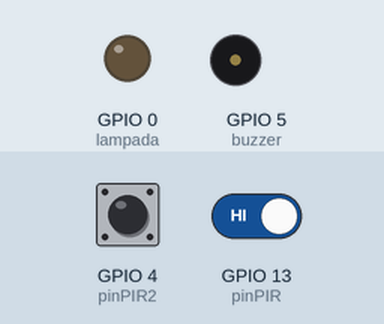
Simulated run of this program. Board: ESP8266 (NodeMCU). Shown: output pins drawn as LEDs (lit = HIGH), buzzer (waves = sounding, pin HIGH). Inputs (shaded band) come from the test bench; at power-on: GPIO 13 (pinPIR) HIGH, GPIO 4 (pinPIR2) HIGH. What the program prints to the serial monitor is not drawn.

Above: at 1.2 s.
1.3 s: GPIO 13 (pinPIR) driven LOW
At 1.8 s:
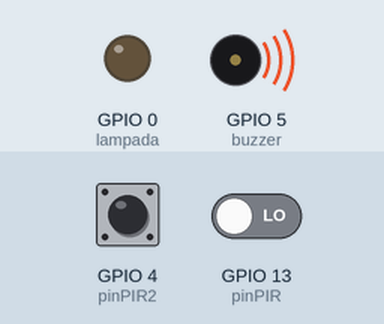
3.8 s: GPIO 4 (pinPIR2) driven LOW
At 6.2 s:
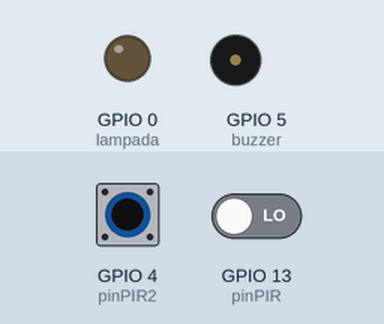
6.5 s: GPIO 4 (pinPIR2) driven HIGH
9.5 s: GPIO 4 (pinPIR2) pulsed LOW 2 times (0.12 s each, 0.3 s apart)
At 11.5 s:
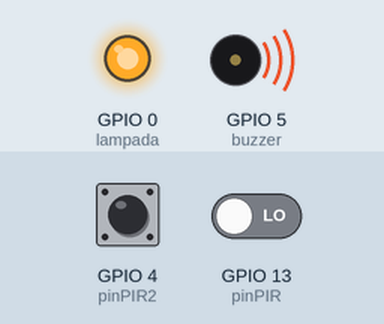
Timing chart, 0 to 13.0 s (numbered marks = the images above; inputs shaded):
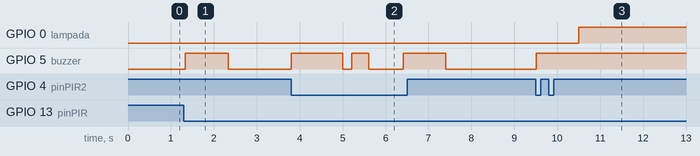

The program:

main.cpp
```cpp
#include <Arduino.h>
#define pinPIR 13
#define buzzer 5
#define pinPIR2 4
#define lampada 0

bool porta = false;
bool mesa = false;
bool controle = false;
bool controle2 = false;
int contador = 0;

void setup() {
  pinMode(buzzer, OUTPUT);
  pinMode(pinPIR, INPUT);
  pinMode(pinPIR2, INPUT);
  pinMode(lampada, OUTPUT);
  digitalWrite(lampada, LOW);
  Serial.begin(9600);
}

void loop() {
   if(controle2 == false){
      if (porta == false){
         bool valorPIR = digitalRead(pinPIR);
         Serial.println("Sensor porta");
      Serial.println(valorPIR);
         if(valorPIR == false){
            digitalWrite(buzzer, HIGH);
            delay(1000);
            digitalWrite(buzzer, LOW);
            porta = true;
         }
      }

      if(porta == true){
         Serial.println("sensor mesa");
         bool valorPIR2 = digitalRead(pinPIR2);
         if(valorPIR2 == false){
            digitalWrite(buzzer, HIGH);
            delay(1000);
            digitalWrite(buzzer, LOW);
            mesa = true;
            controle = true;
            controle2 = true;
         }
      }
   }

      if(controle == true){
         Serial.print("CONTROLE");
         bool valorPIR = digitalRead(pinPIR);
         bool valorPIR2 = digitalRead(pinPIR2);
            if(valorPIR2 == true && valorPIR == false){
            digitalWrite(buzzer, HIGH);
            digitalWrite(lampada, HIGH);
            delay(5000);
            digitalWrite(buzzer, LOW);
            digitalWrite(lampada, LOW);

            controle = false;
            mesa =false;
            porta = false;
            controle2 = false;
            contador = 0;
            }
            if(valorPIR2 == false){
               digitalWrite(buzzer, HIGH);
               delay(200);
               digitalWrite(buzzer, LOW);
               delay(200);
               digitalWrite(buzzer, HIGH);
               delay(200);
               digitalWrite(buzzer, LOW);
               contador = contador + 1;

               controle = false;
               mesa =false;
               porta = false;
               controle2 = false;
            }
            }

            bool valorPIR = digitalRead(pinPIR);
            if(contador == 1 && valorPIR == false){
               Serial.print('Contador');

               digitalWrite(buzzer, HIGH);
               delay(200);
               digitalWrite(buzzer, LOW);
               delay(200);

               delay(600);

               contador = 0;
            }
      }
```

Measured:
- after the input at 1.3 s, GPIO 5 (buzzer): LOW → HIGH at once, → LOW 1.0 s later
- after the input at 3.8 s, GPIO 5 (buzzer): goes HIGH 1.2 s, LOW 0.20 s, HIGH 0.40 s, LOW 0.80 s, then HIGH, starting at once
- after the input at 9.5 s, GPIO 0 (lampada): LOW → HIGH after 1.0 s; GPIO 5 (buzzer): LOW → HIGH at once
